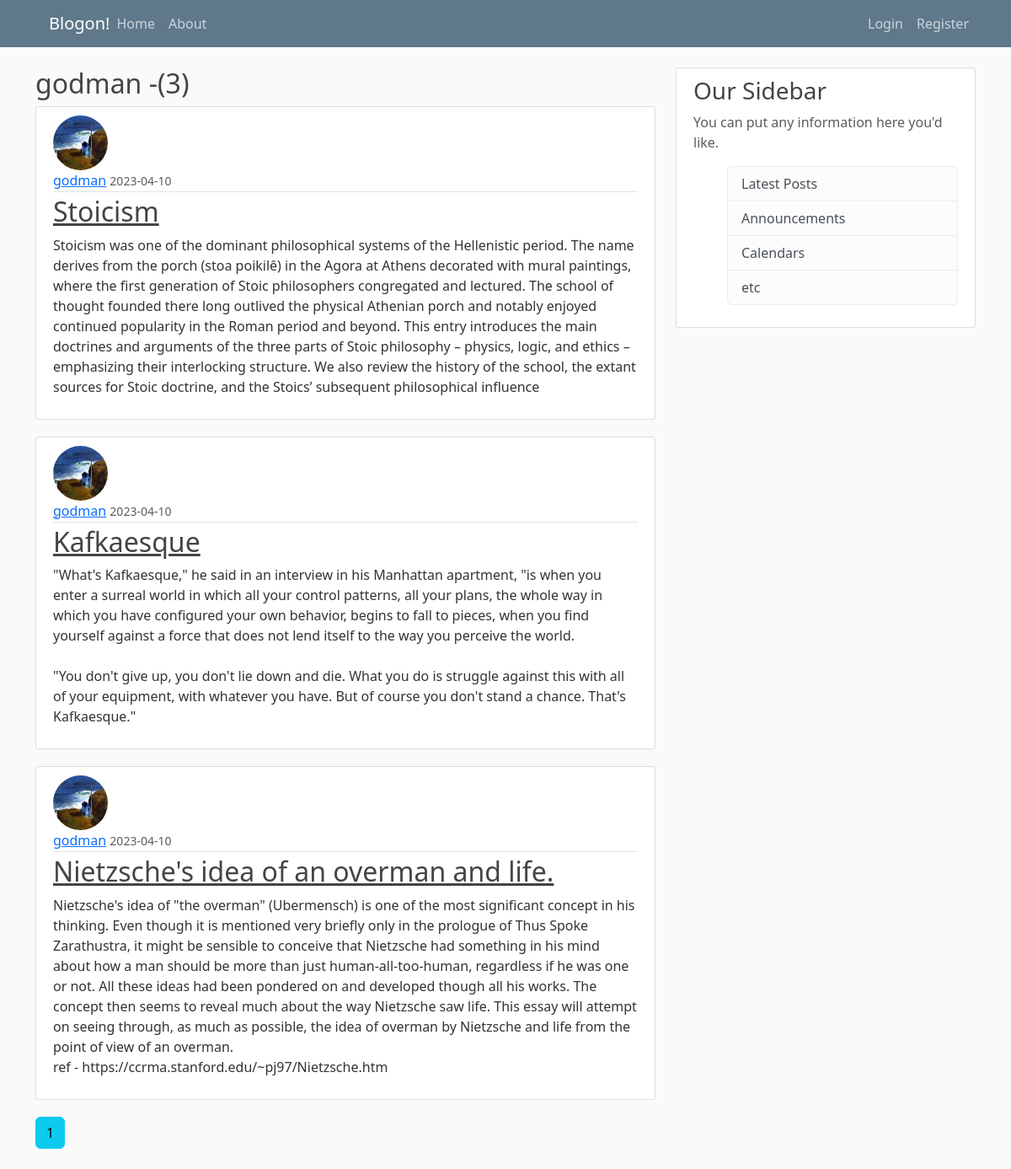
The page /user/godman on the database its author committed.
### flaskblog/models.py (models this page shows, shortened)
class User(db.Model, UserMixin):
    id = db.Column(db.Integer, primary_key = True)
    username = db.Column(db.String(20), unique =True, nullable = False)
    email = db.Column(db.String(120), unique =True, nullable = False)
    image_file = db.Column(db.String(20), default = 'default.jpg')
    password = db.Column(db.String(60), nullable = False)
    posts = db.relationship('Post', backref = 'author', lazy = True)

class Post(db.Model):
    id = db.Column(db.Integer, primary_key = True)
    title = db.Column(db.String(100), nullable = False)
    date_posted = db.Column(db.DateTime, nullable = False, default = datetime.utcnow)
    content = db.Column(db.Text, nullable = False)
    user_id = db.Column(db.Integer, db.ForeignKey('user.id'), nullable = False)

### flaskblog/routes.py (the view)
@app.route("/user/<string:username>")
def user_posts(username):
    page = request.args.get('page', 1, type=int)
    user = User.query.filter_by(username = username).first_or_404()
    posts = Post.query.filter_by(author = user).order_by(Post.date_posted.desc()).paginate(page = page, per_page = 3)
    return render_template('user_posts.html', posts = posts, user = user)

### flaskblog/templates/user_posts.html
{% extends "layout.html" %}
{% block content %}
    <h2>{{ user.username}} -({{posts.total}})</h2>
    {% for post in posts.items %}
      <article class="media content-section">
        <img class="rounded-circle article-img" src="{{ url_for('static', filename = 'profile_pics/' + post.author.image_file) }}">
        <div class="media-body">
          <div class="article-metadata">
            <a class="mr-2" href="#">{{ post.author.username }}</a>
            <small class="text-muted">{{ post.date_posted.strftime('%Y-%m-%d')}}</small>
          </div>
          <h2><a class="article-title" href="{{url_for('post', post_id = post.id)}}">{{ post.title }}</a></h2>
          <p class="article-content">{{ post.content }}</p>
        </div>
      </article>
    {% endfor %}
    {% for page_num in posts.iter_pages(left_edge=1, right_edge=1, left_current=1, right_current=2) %}
      {% if page_num %}
        {% if posts.page == page_num %}
          <a class="btn btn-info mb-4" href="{{url_for('user_posts', username = user.username)}}"> {{page_num}} </a>
        {% else %}
        <a class="btn btn-outline-info mb-4" href="{{url_for('user_posts', username = user.username)}}"> {{page_num}} </a>
        {% endif %}
      {% else %}
        ...
      {% endif %}
    {% endfor %}
{% endblock content %}

### flaskblog/static/main.css (style rules this page uses)
body { background: #fafafa; color: #333333; margin-top: 5rem; }
h1, h2, h3, h4, h5, h6 { color: #444444; }
.content-section { background: #ffffff; padding: 10px 20px; border: 1px solid #dddddd; border-radius: 3px; margin-bottom: 20px; }
.article-title { color: #444444; }
.article-content { white-space: pre-line; }
.article-img { height: 65px; width: 65px; margin-right: 16px; }
.article-metadata { padding-bottom: 1px; margin-bottom: 4px; border-bottom: 1px solid #e3e3e3 }

### rows shown on the page
User: username "godman"
Post: image_file (picture), author.username "godman", date_posted "2023-04-10", title "Stoicism", content "Stoicism was one of the dominant philosophical systems of the Hellenistic period. The name derives from the porch (stoa poikilê) in the Agora at Athens decorated with mural paintings, where the first generation of Stoic philosophers congregated and lectured. The school of thought founded there long outlived the physical Athenian porch and notably enjoyed continued popularity in the Roman period and beyond. This entry introduces the main doctrines and arguments of the three parts of Stoic philosophy – physics, logic, and ethics – emphasizing their interlocking structure. We also review the history of the school, the extant sources for Stoic doctrine, and the Stoics’ subsequent philosophical…"
Post: image_file (picture), author.username "godman", date_posted "2023-04-10", title "Kafkaesque", content "\"What's Kafkaesque,\" he said in an interview in his Manhattan apartment, \"is when you enter a surreal world in which all your control patterns, all your plans, the whole way in which you have configured your own behavior, begins to fall to pieces, when you find yourself against a force that does not lend itself to the way you perceive the world. \"You don't give up, you don't lie down and die. What you do is struggle against this with all of your equipment, with whatever you have. But of course you don't stand a chance. That's Kafkaesque.\""
Post: image_file (picture), author.username "godman", date_posted "2023-04-10", title "Nietzsche's idea of an overman and life.", content "Nietzsche's idea of \"the overman\" (Ubermensch) is one of the most significant concept in his thinking. Even though it is mentioned very briefly only in the prologue of Thus Spoke Zarathustra, it might be sensible to conceive that Nietzsche had something in his mind about how a man should be more than just human-all-too-human, regardless if he was one or not. All these ideas had been pondered on and developed though all his works. The concept then seems to reveal much about the way Nietzsche saw life. This essay will attempt on seeing through, as much as possible, the idea of overman by Nietzsche and life from the point of view of an overman. ref -…"

### other values the page prints
{{ posts.total }} "3"
{{ page_num }} "1"
